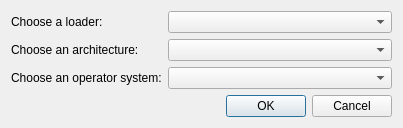
<?xml version="1.0" encoding="UTF-8"?>
<ui version="4.0">
 <class>LoaderChooser</class>
 <widget class="QDialog" name="LoaderChooser">
  <property name="geometry">
   <rect>
    <x>0</x>
    <y>0</y>
    <width>403</width>
    <height>121</height>
   </rect>
  </property>
  <property name="sizePolicy">
   <sizepolicy hsizetype="MinimumExpanding" vsizetype="MinimumExpanding">
    <horstretch>0</horstretch>
    <verstretch>0</verstretch>
   </sizepolicy>
  </property>
  <property name="windowTitle">
   <string>Choose a loader</string>
  </property>
  <property name="windowIcon">
   <iconset>
    <normaloff>:/images/medusa_logo.png</normaloff>:/images/medusa_logo.png</iconset>
  </property>
  <property name="locale">
   <locale language="English" country="UnitedStates"/>
  </property>
  <property name="modal">
   <bool>true</bool>
  </property>
  <layout class="QVBoxLayout" name="verticalLayout">
   <item>
    <layout class="QFormLayout" name="formLayout">
     <property name="fieldGrowthPolicy">
      <enum>QFormLayout::AllNonFixedFieldsGrow</enum>
     </property>
     <item row="0" column="0">
      <widget class="QLabel" name="labelLoader">
       <property name="text">
        <string>Choose a loader:</string>
       </property>
      </widget>
     </item>
     <item row="0" column="1">
      <widget class="QComboBox" name="loader"/>
     </item>
     <item row="1" column="0">
      <widget class="QLabel" name="labelArchitecture">
       <property name="text">
        <string>Choose an architecture:</string>
       </property>
      </widget>
     </item>
     <item row="1" column="1">
      <widget class="QComboBox" name="architecture"/>
     </item>
     <item row="2" column="0">
      <widget class="QLabel" name="labelOperatingSystem">
       <property name="text">
        <string>Choose an operator system:</string>
       </property>
      </widget>
     </item>
     <item row="2" column="1">
      <widget class="QComboBox" name="operatingsystem"/>
     </item>
    </layout>
   </item>
   <item>
    <widget class="QDialogButtonBox" name="buttonBox">
     <property name="orientation">
      <enum>Qt::Horizontal</enum>
     </property>
     <property name="standardButtons">
      <set>QDialogButtonBox::Cancel|QDialogButtonBox::Ok</set>
     </property>
    </widget>
   </item>
  </layout>
 </widget>
 <resources>
  <include location="medusa_qt.qrc"/>
 </resources>
 <connections>
  <connection>
   <sender>buttonBox</sender>
   <signal>accepted()</signal>
   <receiver>LoaderChooser</receiver>
   <slot>accept()</slot>
   <hints>
    <hint type="sourcelabel">
     <x>248</x>
     <y>254</y>
    </hint>
    <hint type="destinationlabel">
     <x>157</x>
     <y>274</y>
    </hint>
   </hints>
  </connection>
  <connection>
   <sender>buttonBox</sender>
   <signal>rejected()</signal>
   <receiver>LoaderChooser</receiver>
   <slot>reject()</slot>
   <hints>
    <hint type="sourcelabel">
     <x>316</x>
     <y>260</y>
    </hint>
    <hint type="destinationlabel">
     <x>286</x>
     <y>274</y>
    </hint>
   </hints>
  </connection>
 </connections>
</ui>
